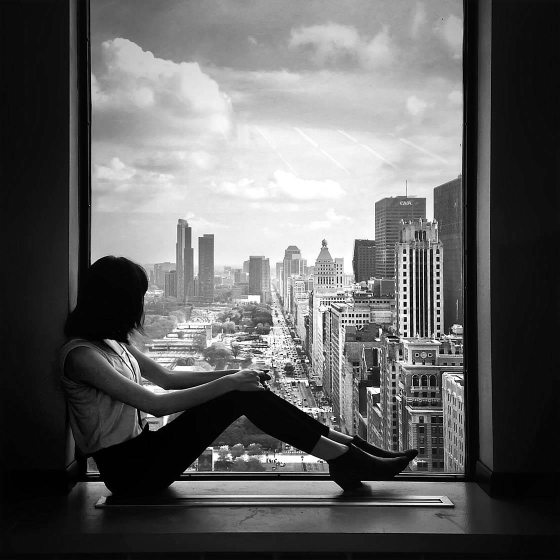
#> input picture 2A-L1/bwt1.jpg, 1120 x 1120 px (shown at 1/2 size)
$ python L1.py
#> lines starting #> are read from the running program, lines starting #| are printed output that depends on the picture; pictures that were not available may be replaced by others from this repository, and a replacement may not be noted
import numpy as np
import cv2


#for plotting
from mpl_toolkits import mplot3d
from mpl_toolkits.mplot3d import Axes3D
import matplotlib.pyplot as plt


def showImage(WindowName,ImageMat):
    cv2.imshow(WindowName,ImageMat)
    cv2.waitKey(0)
    cv2.destroyWindow(WindowName)


def addByAverage(Image1,Image2):
    NewImage = np.add(Image1/2 , Image2/2)
    print(NewImage)
    showImage("Averaged Image",NewImage/255)


def readGrayScaleImage(ImageName):
    image = cv2.imread(ImageName,0)
    print(ImageName)
    print(type(image))
    print(color_image.shape)
    print("###########")
    return image


def readImage(ImageName,color_channel=0):
    image = cv2.imread(ImageName)
    print(ImageName)
    print(type(image))
    print(color_image.shape)
    print("###########")
    if color_image.shape[2] > color_channel :
        return image[:,:,color_channel]
    else:
        return image

def addNoiseToImage(Image):
    noiseMat = np.random.random_sample(Image.shape)
    noisedIMage = addByAverage(Image,noiseMat)
    print(noiseMat)
    showImage(noisedIMage)

image = cv2.imread("bwt1.jpg")
#> image is the input picture: shape (1120, 1120, 3); min 0, max 255, mean 97.1

#printing type
print(type(image))
#| <class 'numpy.ndarray'>

#printing size
print(len(image),"x",len(image[0]))
#| 1120 x 1120


# [7 lines of commented-out code are left out]
sliced_array = image[101:103,201:203]
print(sliced_array)
#| [[[123 123 123]
#|   [127 127 127]]
#|  [[124 124 124]
#|   [128 128 128]]]
#cv2.imshow("Image_Window",sliced_array)
#cv2.waitKey(0)
#cv2.destroyAllWindows()

#Color Images
color_image = cv2.imread("fruitBowl.jpg")
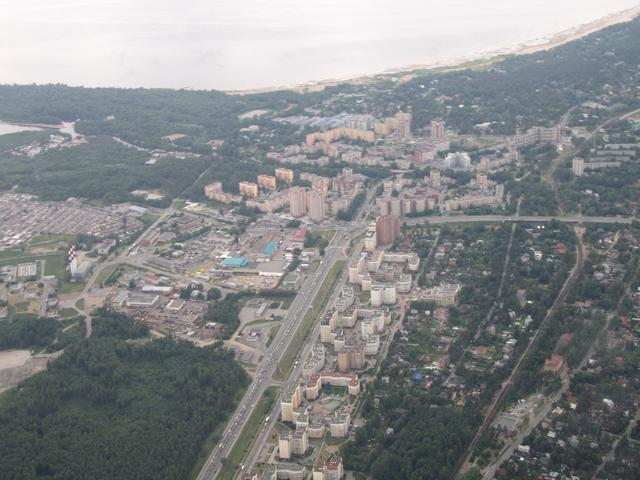
#> input picture 2A-L1/aero3.jpg, 640 x 480 px, given in place of fruitBowl.jpg, which was not available
#> color_image is the input picture: shape (480, 640, 3); mean B, G, R 138, 136.7, 134.2
print(len(color_image),"x",len(color_image[0]),"x",len(color_image[0][0]))
#| 480 x 640 x 3
print(color_image.shape)
#| (480, 640, 3)

# showImage("RedChannel",color_image[:,:,0])
# showImage("GreenChannel",color_image[:,:,1])
# showImage("BlueChannel",color_image[:,:,2])

#adding two Images
aero1 = readGrayScaleImage("aero1.jpg")
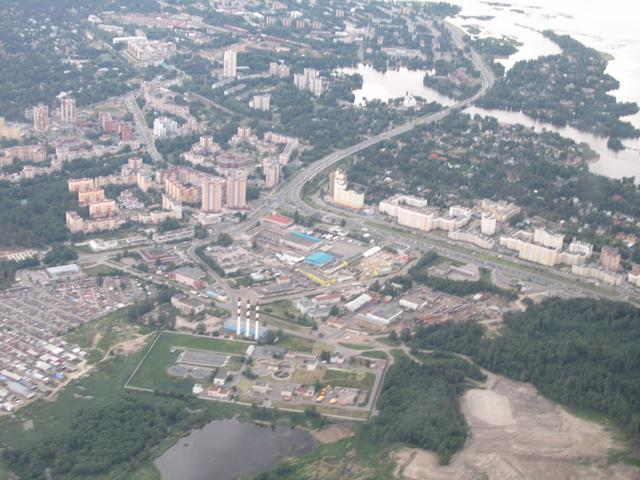
#> input picture 2A-L1/aero1.jpg, 640 x 480 px
#> in readGrayScaleImage, `image = cv2.imread(ImageName,0)`:
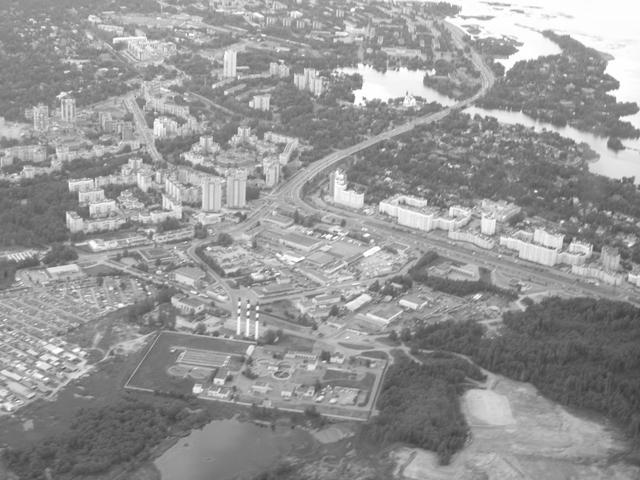
#> image: shape (480, 640); min 58, max 255, mean 149.9
#| <class 'numpy.ndarray'>
#| (480, 640, 3)
aero2 = readGrayScaleImage("building.jpg")
#> call 2 of readGrayScaleImage, with ImageName = 'building.jpg'
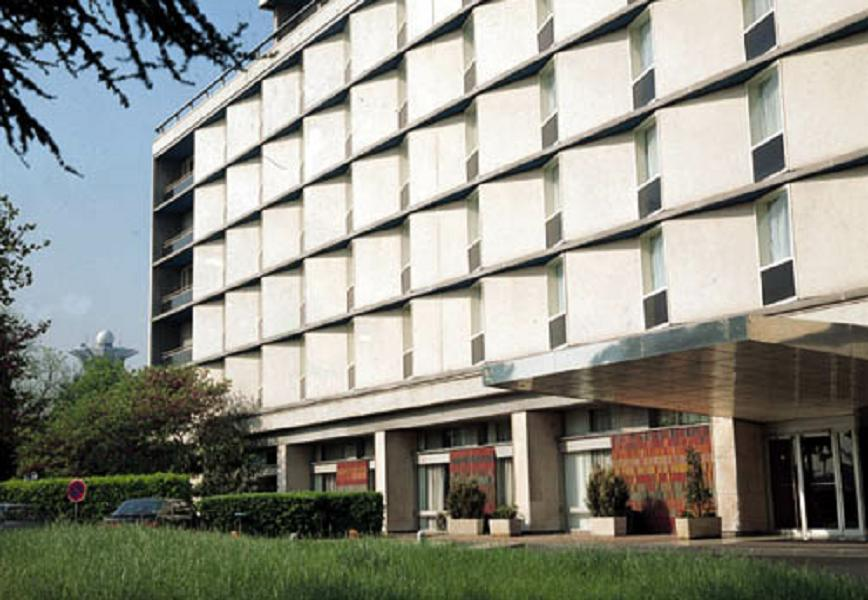
#> input picture 2A-L1/building.jpg, 868 x 600 px
#> in readGrayScaleImage (call 2), `image = cv2.imread(ImageName,0)`:
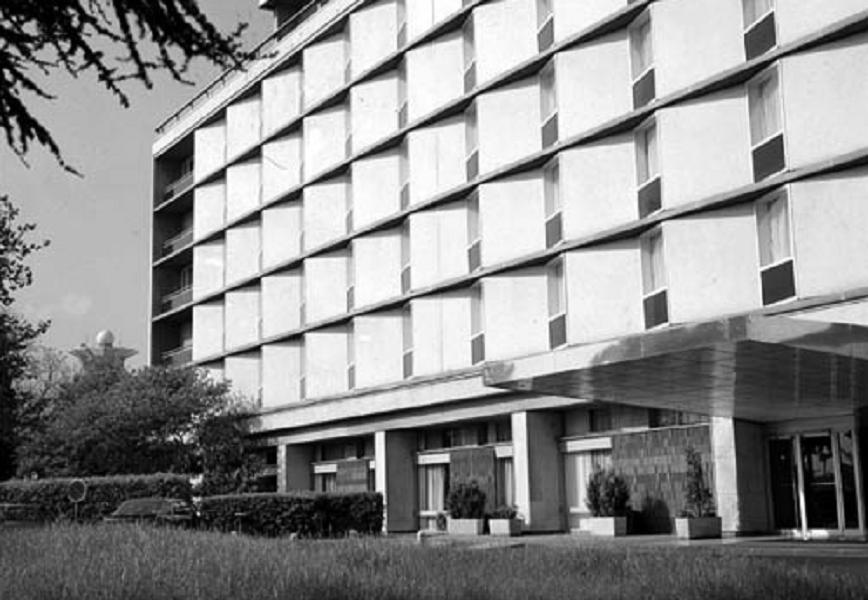
#> image: shape (600, 868); min 0, max 255, mean 142.3
#| <class 'numpy.ndarray'>
#| (480, 640, 3)
#showImage("aero1",aero1)
#showImage("aero2",aero2)

#addByAverage(aero1,aero2[:480,:640])
addNoiseToImage(aero2)
#> in addByAverage, `NewImage = np.add(Image1/2 , Image2/2)`:
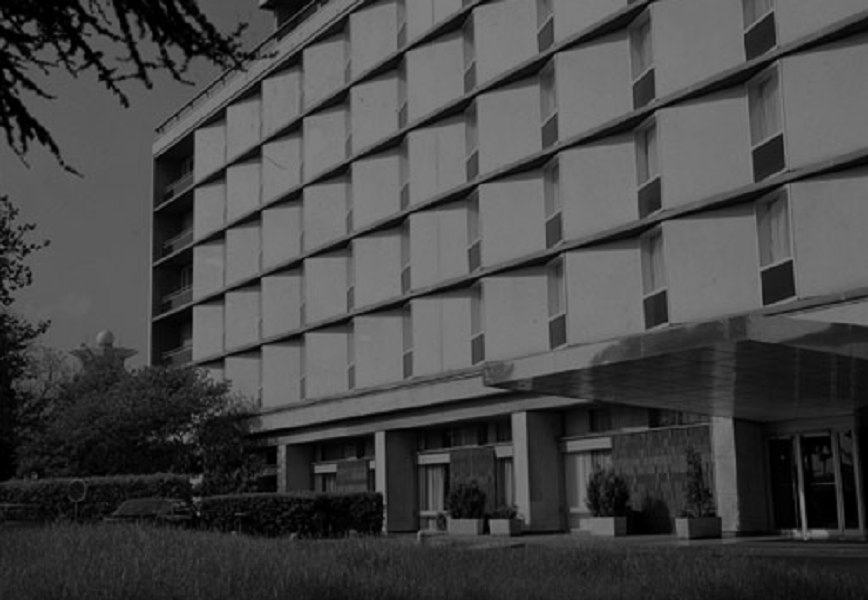
#> NewImage: shape (600, 868) float64; min 0.000447, max 128, mean 71.4
#> (printed output is left out)
#> (printed output is left out)
#> (the run stopped early here; a loop or call above may not have finished)
